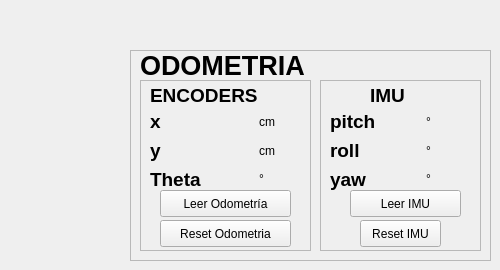
    <widget class="QWidget" name="tab_5">
     <attribute name="title">
      <string>Odometría</string>
     </attribute>
     <widget class="QFrame" name="odometria">
      <property name="geometry">
       <rect>
        <x>130</x>
        <y>50</y>
        <width>361</width>
        <height>211</height>
       </rect>
      </property>
      <property name="frameShape">
       <enum>QFrame::StyledPanel</enum>
      </property>
      <property name="frameShadow">
       <enum>QFrame::Raised</enum>
      </property>
      <widget class="QLabel" name="label_5">
       <property name="geometry">
        <rect>
         <x>10</x>
         <y>0</y>
         <width>171</width>
         <height>31</height>
        </rect>
       </property>
       <property name="font">
        <font>
         <pointsize>20</pointsize>
         <weight>75</weight>
         <bold>true</bold>
        </font>
       </property>
       <property name="text">
        <string>ODOMETRIA</string>
       </property>
      </widget>
      <widget class="QFrame" name="frame_18">
       <property name="geometry">
        <rect>
         <x>10</x>
         <y>30</y>
         <width>171</width>
         <height>171</height>
        </rect>
       </property>
       <property name="frameShape">
        <enum>QFrame::StyledPanel</enum>
       </property>
       <property name="frameShadow">
        <enum>QFrame::Raised</enum>
       </property>
       <widget class="QLabel" name="label_16">
        <property name="geometry">
         <rect>
          <x>10</x>
          <y>0</y>
          <width>151</width>
          <height>31</height>
         </rect>
        </property>
        <property name="font">
         <font>
          <pointsize>14</pointsize>
          <weight>75</weight>
          <bold>true</bold>
         </font>
        </property>
        <property name="text">
         <string>ENCODERS</string>
        </property>
       </widget>
       <widget class="QPushButton" name="pushButton_leer">
        <property name="geometry">
         <rect>
          <x>20</x>
          <y>110</y>
          <width>131</width>
          <height>27</height>
         </rect>
        </property>
        <property name="text">
         <string>Leer Odometría</string>
        </property>
       </widget>
       <widget class="QPushButton" name="pushButton_res_odom">
        <property name="geometry">
         <rect>
          <x>20</x>
          <y>140</y>
          <width>131</width>
          <height>27</height>
         </rect>
        </property>
        <property name="text">
         <string>Reset Odometria</string>
        </property>
       </widget>
       <widget class="QWidget" name="layoutWidget">
        <property name="geometry">
         <rect>
          <x>10</x>
          <y>30</y>
          <width>154</width>
          <height>80</height>
         </rect>
        </property>
        <layout class="QGridLayout" name="gridLayout_6">
         <item row="0" column="0">
          <widget class="QLabel" name="label_2">
           <property name="font">
            <font>
             <pointsize>14</pointsize>
             <weight>75</weight>
             <bold>true</bold>
            </font>
           </property>
           <property name="text">
            <string>x</string>
           </property>
          </widget>
         </item>
         <item row="0" column="1">
          <widget class="QLabel" name="odometria_x">
           <property name="text">
            <string/>
           </property>
          </widget>
         </item>
         <item row="0" column="2">
          <widget class="QLabel" name="label_10">
           <property name="text">
            <string>cm</string>
           </property>
          </widget>
         </item>
         <item row="1" column="0">
          <widget class="QLabel" name="label_3">
           <property name="font">
            <font>
             <pointsize>14</pointsize>
             <weight>75</weight>
             <bold>true</bold>
            </font>
           </property>
           <property name="text">
            <string>y</string>
           </property>
          </widget>
         </item>
         <item row="1" column="1">
          <widget class="QLabel" name="odometria_y">
           <property name="text">
            <string/>
           </property>
          </widget>
         </item>
         <item row="1" column="2">
          <widget class="QLabel" name="label_12">
           <property name="text">
            <string>cm</string>
           </property>
          </widget>
         </item>
         <item row="2" column="0">
          <widget class="QLabel" name="label_4">
           <property name="font">
            <font>
             <pointsize>14</pointsize>
             <weight>75</weight>
             <bold>true</bold>
            </font>
           </property>
           <property name="text">
            <string>Theta</string>
           </property>
          </widget>
         </item>
         <item row="2" column="1">
          <widget class="QLabel" name="odometria_th">
           <property name="text">
            <string/>
           </property>
          </widget>
         </item>
         <item row="2" column="2">
          <widget class="QLabel" name="label_11">
           <property name="text">
            <string>°</string>
           </property>
          </widget>
         </item>
        </layout>
       </widget>
      </widget>
      <widget class="QFrame" name="frame_19">
       <property name="geometry">
        <rect>
         <x>190</x>
         <y>30</y>
         <width>161</width>
         <height>171</height>
        </rect>
       </property>
       <property name="frameShape">
        <enum>QFrame::StyledPanel</enum>
       </property>
       <property name="frameShadow">
        <enum>QFrame::Raised</enum>
       </property>
       <widget class="QLabel" name="label_9">
        <property name="geometry">
         <rect>
          <x>50</x>
          <y>0</y>
          <width>66</width>
          <height>31</height>
         </rect>
        </property>
        <property name="font">
         <font>
          <pointsize>14</pointsize>
          <weight>75</weight>
          <bold>true</bold>
         </font>
        </property>
        <property name="text">
         <string>IMU</string>
        </property>
       </widget>
       <widget class="QPushButton" name="pushButton_res_odom_2">
        <property name="geometry">
         <rect>
          <x>40</x>
          <y>140</y>
          <width>81</width>
          <height>27</height>
         </rect>
        </property>
        <property name="text">
         <string>Reset IMU</string>
        </property>
       </widget>
       <widget class="QPushButton" name="pushButton_leer_imu">
        <property name="geometry">
         <rect>
          <x>30</x>
          <y>110</y>
          <width>111</width>
          <height>27</height>
         </rect>
        </property>
        <property name="text">
         <string>Leer IMU</string>
        </property>
       </widget>
       <widget class="QWidget" name="layoutWidget">
        <property name="geometry">
         <rect>
          <x>10</x>
          <y>30</y>
          <width>133</width>
          <height>80</height>
         </rect>
        </property>
        <layout class="QGridLayout" name="gridLayout_7">
         <item row="2" column="2">
          <widget class="QLabel" name="label_15">
           <property name="text">
            <string>°</string>
           </property>
          </widget>
         </item>
         <item row="0" column="0">
          <widget class="QLabel" name="label_6">
           <property name="font">
            <font>
             <pointsize>14</pointsize>
             <weight>75</weight>
             <bold>true</bold>
            </font>
           </property>
           <property name="text">
            <string>pitch</string>
           </property>
          </widget>
         </item>
         <item row="1" column="2">
          <widget class="QLabel" name="label_14">
           <property name="text">
            <string>°</string>
           </property>
          </widget>
         </item>
         <item row="2" column="0">
          <widget class="QLabel" name="label_8">
           <property name="font">
            <font>
             <pointsize>14</pointsize>
             <weight>75</weight>
             <bold>true</bold>
            </font>
           </property>
           <property name="text">
            <string>yaw</string>
           </property>
          </widget>
         </item>
         <item row="1" column="0">
          <widget class="QLabel" name="label_7">
           <property name="font">
            <font>
             <pointsize>14</pointsize>
             <weight>75</weight>
             <bold>true</bold>
            </font>
           </property>
           <property name="text">
            <string>roll</string>
           </property>
          </widget>
         </item>
         <item row="0" column="2">
          <widget class="QLabel" name="label_13">
           <property name="text">
            <string>°</string>
           </property>
          </widget>
         </item>
         <item row="2" column="1">
          <widget class="QLabel" name="imu_yaw">
           <property name="text">
            <string/>
           </property>
          </widget>
         </item>
         <item row="0" column="1">
          <widget class="QLabel" name="imu_pitch">
           <property name="text">
            <string/>
           </property>
          </widget>
         </item>
         <item row="1" column="1">
          <widget class="QLabel" name="imu_roll">
           <property name="text">
            <string/>
           </property>
          </widget>
         </item>
        </layout>
       </widget>
      </widget>
     </widget>
    </widget>
